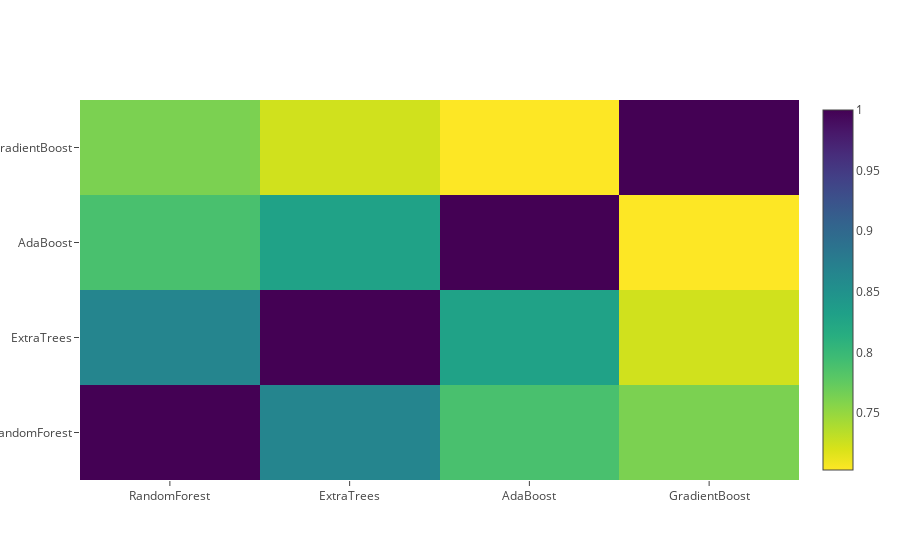

The code cell stored with this chart in its notebook:
### Markdown cell above
** Correlation Heatmap of the Second Level Training set**

### Code cell
data = [
    go.Heatmap(
        z = base_predicitons_train.astype(float).corr().values,
        x = base_predicitons_train.columns.values,
        y = base_predicitons_train.columns.values,
        colorscale="Viridis",
        showscale=True,
        reversescale=True  # 색깔이 밝을수록 피처의 영향도는 적음을 의미
    )
]
py.iplot(data, filename="labelled-heatmap")

### Figure 1 — Plotly figure (JSON) as saved in the notebook; plotly's stock layout.template omitted (floating-point values rounded to 4 significant figures)
{"data": [{"colorscale": "Viridis", "reversescale": true, "showscale": true, "type": "heatmap", "x": ["RandomForest", "ExtraTrees", "AdaBoost", "GradientBoost"], "y": ["RandomForest", "ExtraTrees", "AdaBoost", "GradientBoost"], "z": [[1.0, 0.8653, 0.7893, 0.7624], [0.8653, 1.0, 0.8299, 0.7241], [0.7893, 0.8299, 1.0, 0.7031], [0.7624, 0.7241, 0.7031, 1.0]]}], "layout": {}}
